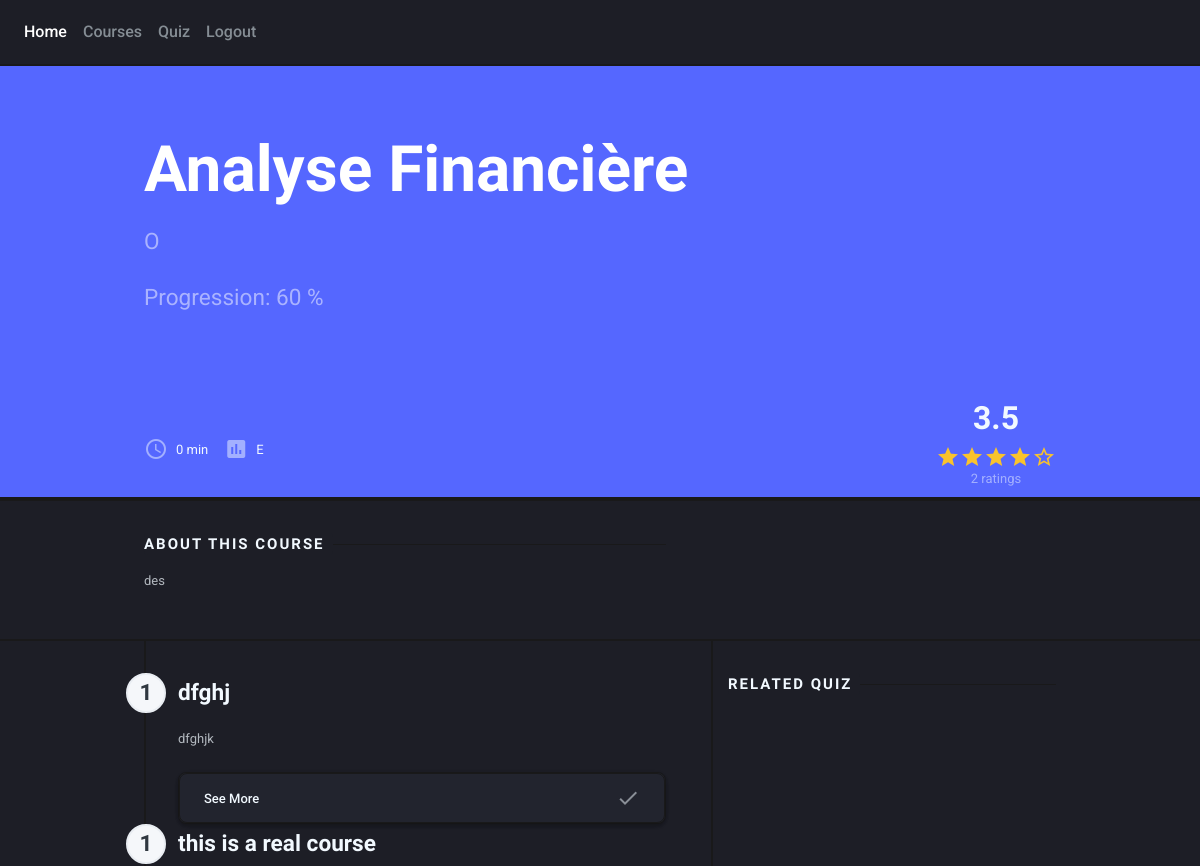
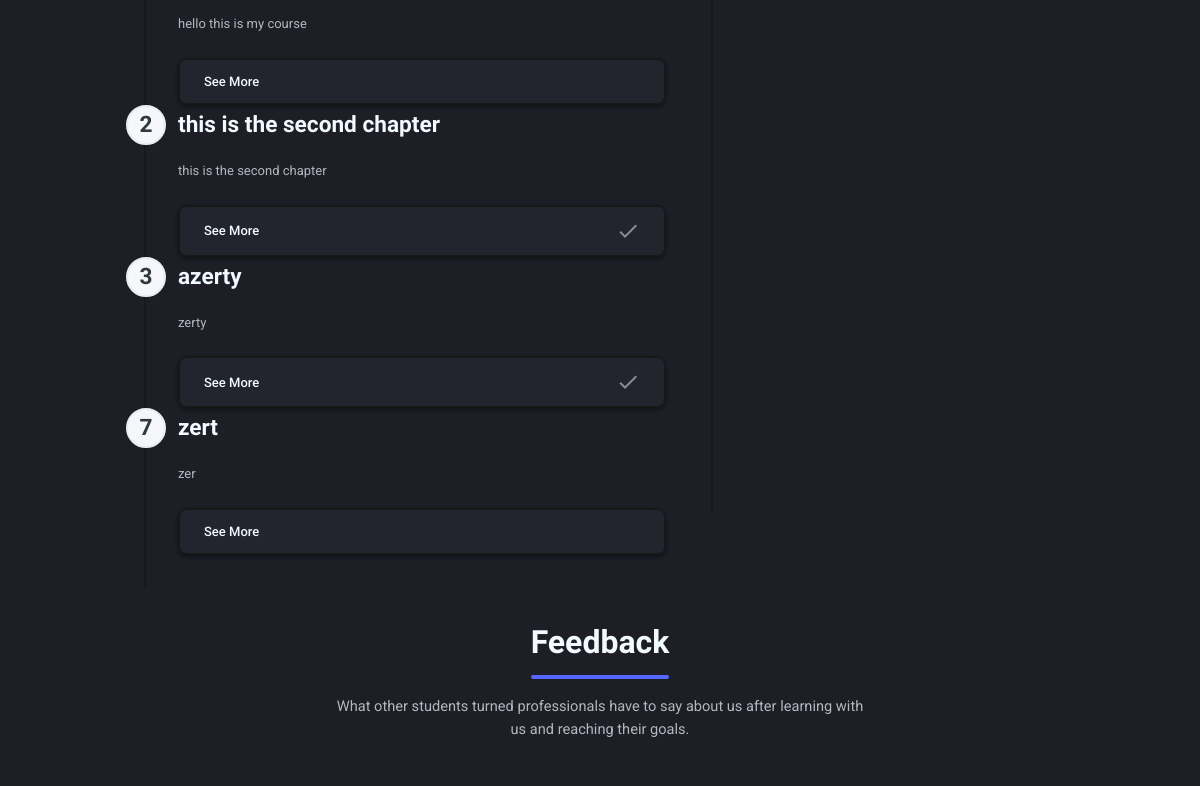
Page /learningcurveapp/course/1 (signed in, upper part) on the earlier database version (2 pictures, top to bottom).
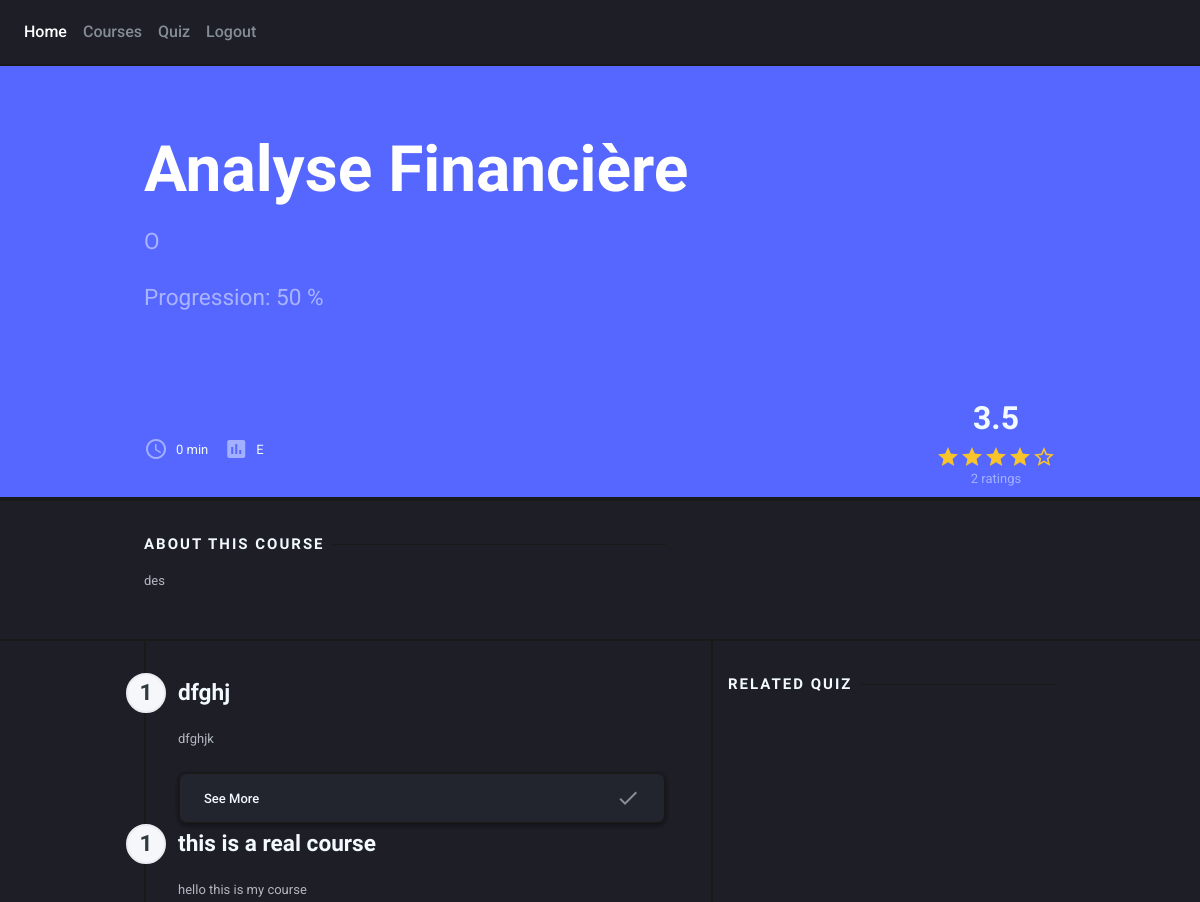
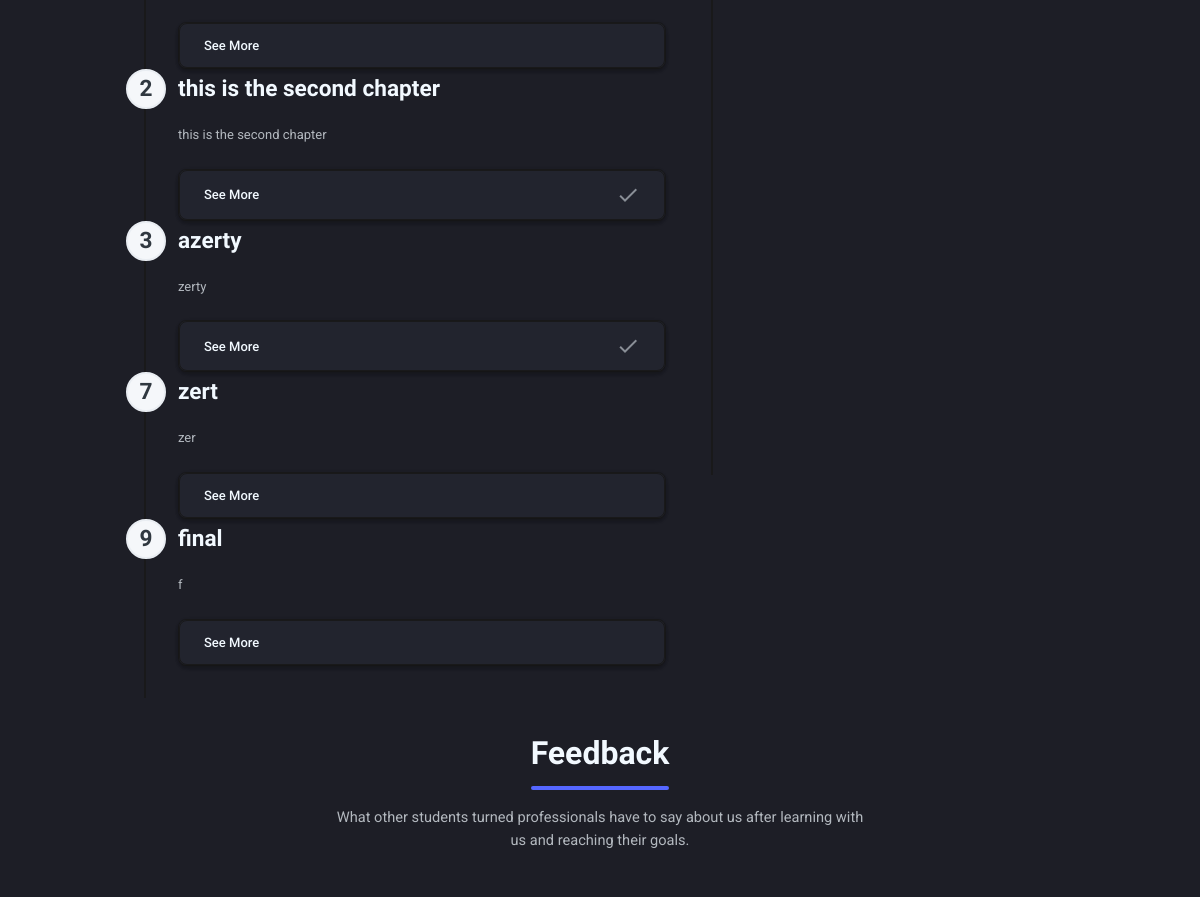
Same page on the later database version (2 pictures, top to bottom).
### learningcurveapp/models.py (models this page shows, shortened)
class Chapter(models.Model):
    title = models.CharField(max_length=100, default='')
    description = models.TextField(default='')
    number = models.PositiveSmallIntegerField(validators=[MinValueValidator(0)])
    course = models.ForeignKey(Course, on_delete=models.CASCADE,related_name='chapter_course')
    content= models.FileField(max_length=1000, default='',upload_to='chapters/')
    content_type = models.CharField(choices=TYPE, max_length=10, default='pdf')
    time = models.PositiveSmallIntegerField(validators=[MinValueValidator(0)],default=0)

### learningcurveapp/views.py (the view)
# urls.py: path('course/<int:id>', views.course, name='course'),
@login_required
def course(request,id):
    role=request.user.groups.first().name
    review_count = 0
    review_avg = 0
    chapter_completes=None
    progression=0
    time=0
    course=Course.objects.get(id=id)
    chapters=Chapter.objects.filter(course=id).order_by('number').values()
    others_course=Course.objects.filter(author=course.author)[:3]
    course_rates = CourseRate.objects.filter(course=course)
    quizzes = Quiz.objects.filter(course_id=id)
    if(course_rates.count()!=0):
        review_count = CourseRate.objects.filter(course_id=id).count()
        review_avg = CourseRate.objects.filter(course=course).aggregate(Avg('result'))['result__avg']
    if(chapters.count()!=0):
        time=chapters.aggregate(total_duree=models.Sum('time'))['total_duree']
        if( role=='student' ):
            student = Student.objects.get(user=request.user)
            chapter_completes = set(student.course_completions_student.filter(chapter__course=course).values_list('chapter_id', flat=True))
            progression=int(len(chapter_completes)/chapters.count()*100)
    return render(request, 'learningcurveapp/course.html',{'role':role,'course':course,'chapters':chapters,'time':time, 'quizzes':quizzes,
                                                            'course_rates':course_rates,'others_course':others_course,
                                                             'review_count':review_count,'review_avg':review_avg,'chapter_completes':chapter_completes,
                                                             'progression':progression, 'total_chapters':chapters.count()})

### learningcurveapp/models.py (called while the page is built)
    def __str__(self) -> str:
            return  self.user.__str__()

    def __str__(self) -> str:
            return  self.user.__str__()

### learningcurveapp/templates/learningcurveapp/course.html (shortened to what the changed rows need)
<!DOCTYPE html>
<html lang="en"
      dir="ltr"
      class="dark-mode">
<head>
    {% load static %}
    <link type="text/css"
          href="https://cdnjs.cloudflare.com/ajax/libs/spinkit/1.2.5/spinkit.min.css"
          rel="stylesheet">
    <link type="text/css"
          href="https://cdnjs.cloudflare.com/ajax/libs/jquery.perfect-scrollbar/1.5.2/css/perfect-scrollbar.min.css"
          rel="stylesheet">
    <link type="text/css"
          href="https://cdnjs.cloudflare.com/ajax/libs/font-awesome/5.15.3/css/all.min.css"
          rel="stylesheet">
    <link type="text/css"
          href="{% static 'learningcurveapp/css/preloader.css' %}"
          rel="stylesheet">
    <link type="text/css"
          href="{% static 'learningcurveapp/css/app.css' %}"
          rel="stylesheet">
    <link type="text/css"
          href="{% static 'learningcurveapp/css/dark.css' %}"
          rel="stylesheet">
</head>
<body class="layout-app ">
<div class="mdk-drawer-layout js-mdk-drawer-layout"
     data-push
     data-responsive-width="992px">
    <div class="mdk-drawer-layout__content page-content">
        <div class="mdk-box bg-primary mdk-box--bg-gradient-primary2 js-mdk-box mb-0"
             data-effects="blend-background">
            <div class="mdk-box__content">
                <div class="hero py-64pt text-center text-sm-left">
                    <div class="container page__container">
                        <h1 class="text-white">{{course.title}}</h1>
                        <p class="lead text-white-50 measure-hero-lead mb-24pt">{{course.subtitle}}</p>
                        {% if role == 'teacher' %}
                        <a href="{% url 'teacher-addchapter' id=course.id %}"
                           class="btn btn-white">Add new chapter</a>
                        {% elif role == 'student' %}
                        <p class="lead text-white-50 measure-hero-lead mb-24pt">Progression: {{progression}}  %</p>
                        {% endif %}
                    </div>
                </div>
                <div class="navbar navbar-expand-sm navbar-dark border-bottom-2 navbar-list p-0 m-0 align-items-center">
                    <div class="container page__container">
                        <ul class="nav navbar-nav flex align-items-sm-center">
                            <li class="nav-item ml-sm-auto text-sm-center flex-column navbar-list__item">
                                <h2 class="lh-1 mb-0">{{review_avg}} </h2><br>
                            </li>
                        </ul>
                    </div>
                </div>
            </div>
        </div>
        <div class="container page__container">
            <div class="row">
                <div class="col-lg-7">
                    <div class="border-left-2 page-section pl-32pt ">
                        {% for c in chapters %}
                        <div class="d-flex align-items-center page-num-container page-nav__content">
                            <div class="page-num">{{c.number}}</div>
                            <h4>{{c.title}}</h4>
                        </div>
                        <p class="text-70 mb-24pt"> {{c.description}}</p>
                        <div class="card mb-0">
                            <ul class="accordion accordion--boxed js-accordion mb-0"
                                id="toc-2">
                                <li class="accordion__item">
                                    <a class="accordion__toggle"
                                       data-toggle="collapse"
                                       data-parent="#toc-2"
                                       href="{% url 'chapter' id=c.id  %}">
                                        <span class="flex">See More</span>
                                        {% if c.id in chapter_completes %}
                                            <i class="material-icons text-muted icon--left">check</i>
                                        {% endif %}
                                    </a>
                                </li>
                            </ul>
                        </div>
                        {% endfor %}
                    </div>
                </div>
            </div>
        </div>
        <div class="page-section border-bottom-2">
            <div class="container">
                <div class="page-headline text-center">
                    <h2>Feedback</h2>
                </div>
            </div>
        </div>
    </div>
</div>
</body>
</html>

Differences in the rows shown:
added Chapter: number "9", title "final", description "f"
Other differences:
{{ progression }}: "60" → "50"
